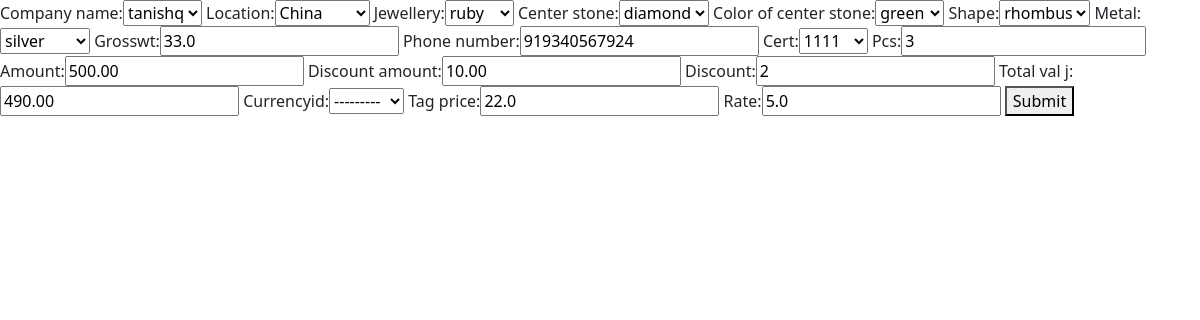
Page /updateJ/6/ on the earlier database version.
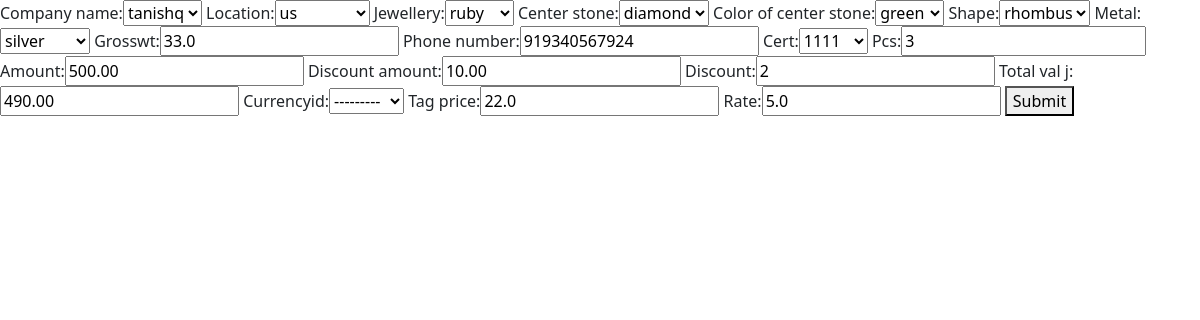
Same page on the later database version.
### firstapp/models.py (models this page shows, shortened)
class POJ(models.Model):
    date = models.DateField(auto_now_add=True)
    company_name = models.ForeignKey('companyinfo', on_delete=PROTECT,blank=True)
    location = models.ForeignKey('loc', on_delete=models.PROTECT, null=True, blank=True)
    jewellery = models.ForeignKey('jewell', on_delete=models.PROTECT, null=True,blank=True)
    center_stone = models.ForeignKey('centerstone', on_delete=models.PROTECT, null=True,blank=True)
    color_of_center_stone = models.ForeignKey('colorofcstone', on_delete=models.PROTECT, null=True,blank=True)
    shape = models.ForeignKey('shape1', on_delete=models.PROTECT, null=True, blank=True)
    metal = models.ForeignKey('metal1', on_delete=models.PROTECT, null=True, blank=True)
    grosswt = models.FloatField()
    phone_regex = RegexValidator(regex=r'^\+?1?\d{9,15}$', message="Phone number must be entered in the format: '+999999999'. Up to 15 digits allowed.")
    phone_number = models.CharField(validators=[phone_regex], max_length=17, blank=True)  # validators should be a list
    cert = models.ForeignKey('certificate', on_delete=models.PROTECT, null=True,blank=True)
    pcs = models.BigIntegerField()
    amount = models.DecimalField(decimal_places=2, max_digits=9)
    discount_amount = models.DecimalField(decimal_places=2, max_digits=9, blank=True, null=True)
    discount = models.PositiveSmallIntegerField(blank=True, null=True)
    total_val_j=models.DecimalField(decimal_places=2, max_digits=9,blank=True)
    currencyid = models.ForeignKey('currencies', on_delete=models.PROTECT,null=True,blank=True)
    tag_price = models.FloatField()
    rate = models.FloatField()

### firstapp/views.py (the view)
# urls.py: path('updateJ/<str:pk>/', views.updateJ, name="updateJ"),
def updateJ(request, pk):
    jewel_obj = POJ.objects.get(id=pk)
    form3 = POJForm(instance=jewel_obj)
    print("7")
    if request.method == 'POST':
        print("2")
        form3 = POJForm(request.POST, instance=jewel_obj)
        print("3")
        form3.save()
        return redirect('/showj')
    context = {'form3':form3}
    return render(request, 'update_jewellery.html', context)

### firstapp/forms.py
class POJForm(forms.ModelForm):
    class Meta:
        model = POJ
        fields = "__all__"

### firstapp/models.py (called while the page is built)
    def __str__(self):
        return self.place

    def __str__(self):
        return self.company_name

    def __str__(self):
        return self.jewel

    def __str__(self):
        return self.stone

    def __str__(self):
        return self.color

    def __str__(self):
        return self.shape

    def __str__(self):
        return self.metal

    def __str__(self):
        return self.cert

    def __str__(self):
        return self.currency

### firstapp/templates/update_jewellery.html (shortened to what this page needs)
<!DOCTYPE html>
<html lang="en">
<head>
    <link href="https://cdn.jsdelivr.net/npm/bootstrap@5.0.2/dist/css/bootstrap.min.css" rel="stylesheet"
>
</head>
<body>
    <form method="POST">
        {% csrf_token %} {{form3}}
        <button type="submit">Submit</button>
</body>
</html>

Differences in the rows shown:
changed POJ "ruby": location "China" → "us"
